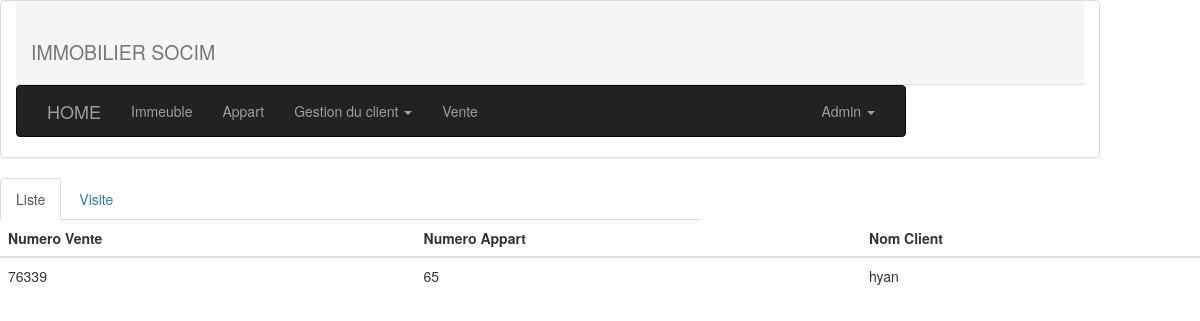
The app's page /formulaire/frm_lis_vis.php (signed in) with its own data.
### tables this page shows
CREATE TABLE `Vente` (
  `numV` int(11) NOT NULL,
  `infoV` varchar(300) NOT NULL,
  `nomC` varchar(30) NOT NULL
);

### formulaire/frm_resu_vis.php (the view)
<?php
  include ("/opt/lampp/htdocs/imm/traitement/connection/conn.php");
 ?>
 <table class="table table-striped">
        <thead>
            <tr>
                <th>Numero Vente</th>
                <th>Numero Appart</th>
                <th>Nom Client</th>
            </tr>
        </thead>
            <tbody>
                <tr>
                    <?php
                        $my_sql="SELECT * FROM Vente";
                        $result=mysqli_query($link,$my_sql);
                        while ($rows=mysqli_fetch_array($result))
                        {?>
                        <tr>
                            <td> <?= $rows['numV'] ?> </td>
                            <td> <?= $rows['infoV'] ?> </td>
                            <td> <?= $rows['nomC'] ?> </td>
                        </tr>
                   <?php  }
                    ?>
                </tr>
            </tbody>
 </table>

### traitement/connection/header.php (style rules this page uses)
body { background: url(/imm/image/k.jpg);; background-attachment: fixed; background-size: cover; }

### records on screen
vente: numV "76339", infoV "65", nomC "hyan"
